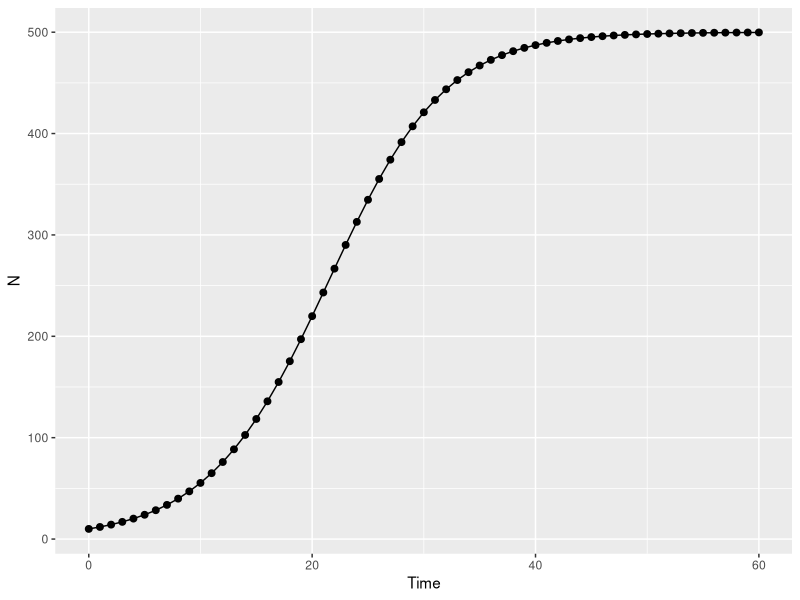
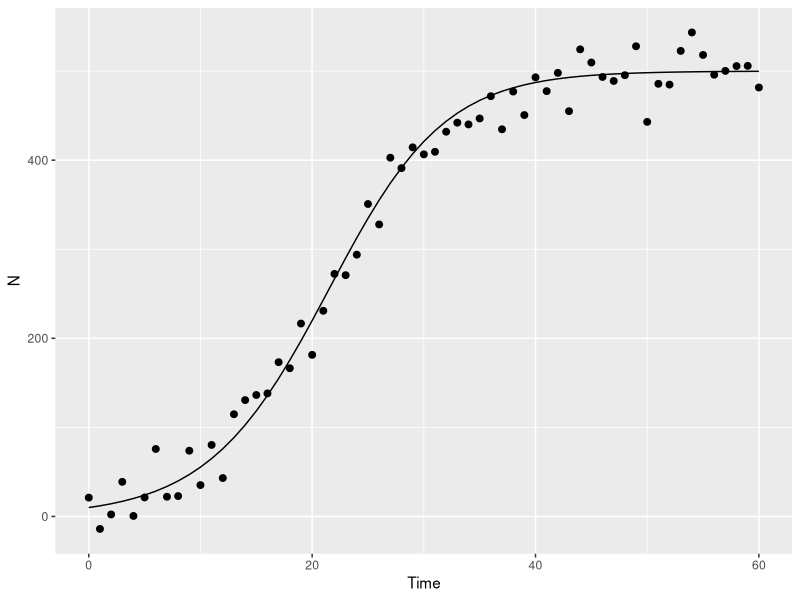

Write R code to recreate these figures, in order.
## ---- chunk 1
options(htmltools.dir.version = FALSE)
knitr::opts_chunk$set(echo = FALSE, fig.align = 'center', warning=FALSE, message=FALSE)
library(tidyverse)
## ---- chunk 2
r0 <- 0.18
K <- 500

Nl <- data.frame(Time = 0:60, 
                 N = numeric(length = 61))

Nl$N[1] <- 10

for(t in 2:61){
  Nl$N[t] <- Nl$N[t-1] * exp(r0 * (1 - (Nl$N[t-1]/K)))
}

ggplot(Nl, aes(x = Time, y = N)) + geom_path() + geom_point(size = 2) 

## ---- chunk 3
Nl <- data.frame(Time = 0:60, 
                 N.pred = numeric(length = 61))

Nl$N.pred[1] <- 10

for(t in 2:61){
  Nl$N.pred[t] <- Nl$N.pred[t-1] * exp(r0 * (1 - (Nl$N.pred[t-1]/K)))
}

Nl$N <- Nl$N.pred + rnorm(61, 0, 20)

ggplot(Nl) + geom_point(aes(x = Time, y = N), size = 2) + 
  geom_path(aes(x = Time, y = N.pred)) 
  

